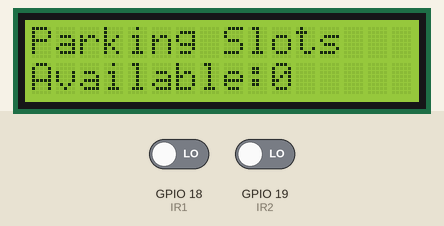
Recording of a sketch running on a simulated ESP32. On the bench: 16×2 character LCD. The test bench sets the inputs (shaded band); at power-on: GPIO 18 (IR1) LOW, GPIO 19 (IR2) LOW. WiFi joins after 1.5 s; servers stay silent unless stated; what the sketch prints to the serial monitor is not drawn.

Above: at 2.8 s.
2.9 s: GPIO 18 (IR1) driven HIGH
At 3.8 s:
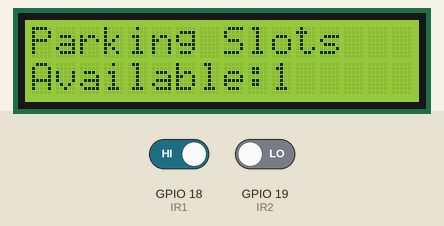
4.4 s: GPIO 19 (IR2) driven HIGH
At 4.9 s:
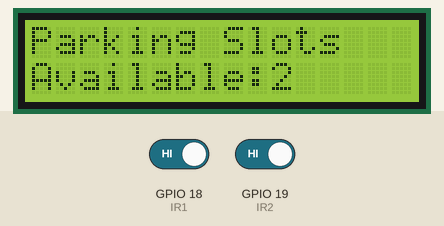
Timing chart, 0 to 7.4 s (numbered marks = the images above; inputs shaded):
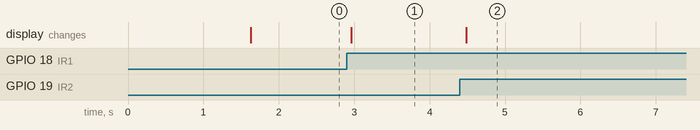

The sketch:

Smart_Car_Parking.ino
```cpp
/*
  ESP32 Smart Parking Counter
  - 2 IR Sensors
  - 16x2 I2C LCD
  - Web Dashboard
  - Serial Monitor Output

  IR1 -> GPIO18
  IR2 -> GPIO19

  LCD SDA -> GPIO21
  LCD SCL -> GPIO22
*/

#include <WiFi.h>
#include <WebServer.h>
#include <Wire.h>
#include <LiquidCrystal_I2C.h>

// =====================
// WiFi Credentials
// =====================
const char* ssid = "YOUR_WIFI_NAME";
const char* password = "YOUR_WIFI_PASSWORD";

// =====================
// Pins
// =====================
const int IR1 = 18;
const int IR2 = 19;

const int TOTAL_SLOTS = 2;

// LCD Address (usually 0x27 or 0x3F)
LiquidCrystal_I2C lcd(0x27, 16, 2);

WebServer server(80);

// =====================
// Get Available Slots
// =====================
int getAvailableSlots() {

  // Most IR obstacle sensors go LOW when detecting an object.
  bool slot1Occupied = (digitalRead(IR1) == LOW);
  bool slot2Occupied = (digitalRead(IR2) == LOW);

  int occupied = 0;

  if (slot1Occupied) occupied++;
  if (slot2Occupied) occupied++;

  return TOTAL_SLOTS - occupied;
}

// =====================
// Main Web Page
// =====================
void handleRoot() {

  String html = R"rawliteral(
<!DOCTYPE html>
<html>
<head>
<meta charset="UTF-8">
<title>Smart Parking System</title>

<style>
body{
  font-family:Arial, sans-serif;
  text-align:center;
  background:#f5f5f5;
  margin-top:50px;
}

.card{
  background:white;
  width:300px;
  margin:auto;
  padding:20px;
  border-radius:15px;
  box-shadow:0 0 10px rgba(0,0,0,0.2);
}

h1{
  color:#333;
}

#slots{
  font-size:80px;
  font-weight:bold;
  color:green;
}
</style>

</head>

<body>

<div class="card">
<h1>Parking Slots</h1>
<div id="slots">--</div>
<p>Available Spaces</p>
</div>

<script>
function updateSlots(){
  fetch('/slots')
    .then(response => response.text())
    .then(data => {
      document.getElementById('slots').innerHTML = data;
    });
}

setInterval(updateSlots,1000);
updateSlots();
</script>

</body>
</html>
)rawliteral";

  server.send(200, "text/html", html);
}

// =====================
// API Endpoint
// =====================
void handleSlots() {
  server.send(200, "text/plain", String(getAvailableSlots()));
}

// =====================
// Setup
// =====================
void setup() {

  Serial.begin(115200);

  pinMode(IR1, INPUT);
  pinMode(IR2, INPUT);

  // LCD
  lcd.init();
  lcd.backlight();

  lcd.setCursor(0, 0);
  lcd.print("Connecting...");
  lcd.setCursor(0, 1);
  lcd.print("To WiFi");

  // WiFi
  WiFi.begin(ssid, password);

  Serial.print("Connecting to WiFi");

  while (WiFi.status() != WL_CONNECTED) {
    delay(500);
    Serial.print(".");
  }

  Serial.println();
  Serial.println("Connected!");

  Serial.print("IP Address: ");
  Serial.println(WiFi.localIP());

  lcd.clear();
  lcd.setCursor(0, 0);
  lcd.print("WiFi Connected");

  // Web Server Routes
  server.on("/", handleRoot);
  server.on("/slots", handleSlots);

  server.begin();

  Serial.println("Web Server Started");
}

// =====================
// Loop
// =====================
void loop() {

  server.handleClient();

  static int lastSlots = -1;

  int available = getAvailableSlots();

  // Only update LCD if value changes
  if (available != lastSlots) {

    lastSlots = available;

    lcd.clear();

    lcd.setCursor(0, 0);
    lcd.print("Parking Slots");

    lcd.setCursor(0, 1);
    lcd.print("Available:");
    lcd.print(available);

    Serial.print("Slots Available: ");
    Serial.println(available);
  }

  delay(100);
}
```

Measured:
- after the input at 2.9 s, the display: changes after 0.06 s (image 1)
- after the input at 4.4 s, the display: changes after 0.09 s (image 2)
